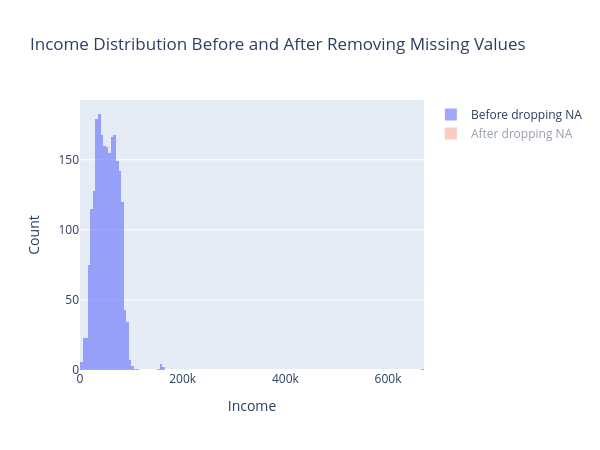

The cell this chart's notebook holds for it:
### Code cell
fig_income = go.Figure()

# Before dropping NA
fig_income.add_trace(
    go.Histogram(
        x=df_income_all['Income'],
        name="Before dropping NA",
        showlegend=True
    )
)

# After dropping NA
fig_income.add_trace(
    go.Histogram(
        x=df_income_dropped['Income'],
        name="After dropping NA",
        showlegend=True,
        visible="legendonly"   # cleaner interaction
    )
)

fig_income.update_layout(
    barmode='overlay',
    title="Income Distribution Before and After Removing Missing Values",
    xaxis=dict(title="Income"),
    yaxis=dict(title="Count"),              
    width=600,
    height=450
)

fig_income.update_traces(opacity=0.6)

fig_income.show()

### Figure 1 — Plotly figure (JSON) as saved in the notebook; plotly's stock layout.template omitted (floating-point values rounded to 4 significant figures; data arrays with more than 128 entries replaced by an {"elided": "..."} marker saying what was removed)
{"data": [{"name": "Before dropping NA", "opacity": 0.6, "showlegend": true, "type": "histogram", "x": {"elided": "2240 int values"}}, {"name": "After dropping NA", "opacity": 0.6, "showlegend": true, "type": "histogram", "visible": "legendonly", "x": {"elided": "2216 int values"}}], "layout": {"barmode": "overlay", "height": 450, "title": {"text": "Income Distribution Before and After Removing Missing Values"}, "width": 600, "xaxis": {"title": {"text": "Income"}}, "yaxis": {"title": {"text": "Count"}}}}
